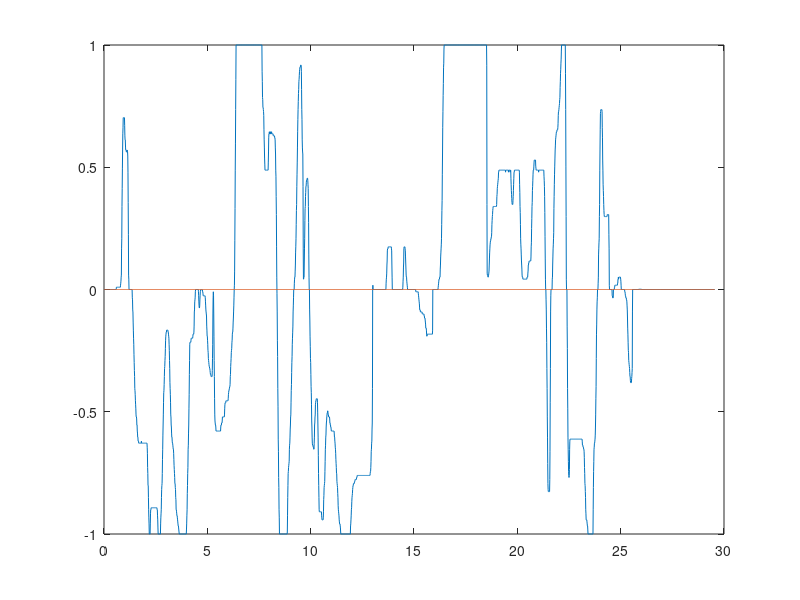

The MATLAB source for this figure: (Note: this script raises an error after producing the figure.)
data = csvread("10-rot.csv");

vec = data(:,13);



#vec = vec .* 3.1415;
#vec = vec ./ 180;

#for i=(1:length(vec))
#  xd = data(1:i,5);
#  yd = data(1:i,6);
#  clf
#  plot(xd, yd, "o-");
#  pause(0.001);
#end

plot(data(:,1), data(:,3))
hold on
plot(data(:,1), data(:,8))

mean(data(1000:4000,8))
var(data(1000:4000,8))



mean(data(1000:4000,3))
var(data(1000:4000,3))

length(data(:,7))
